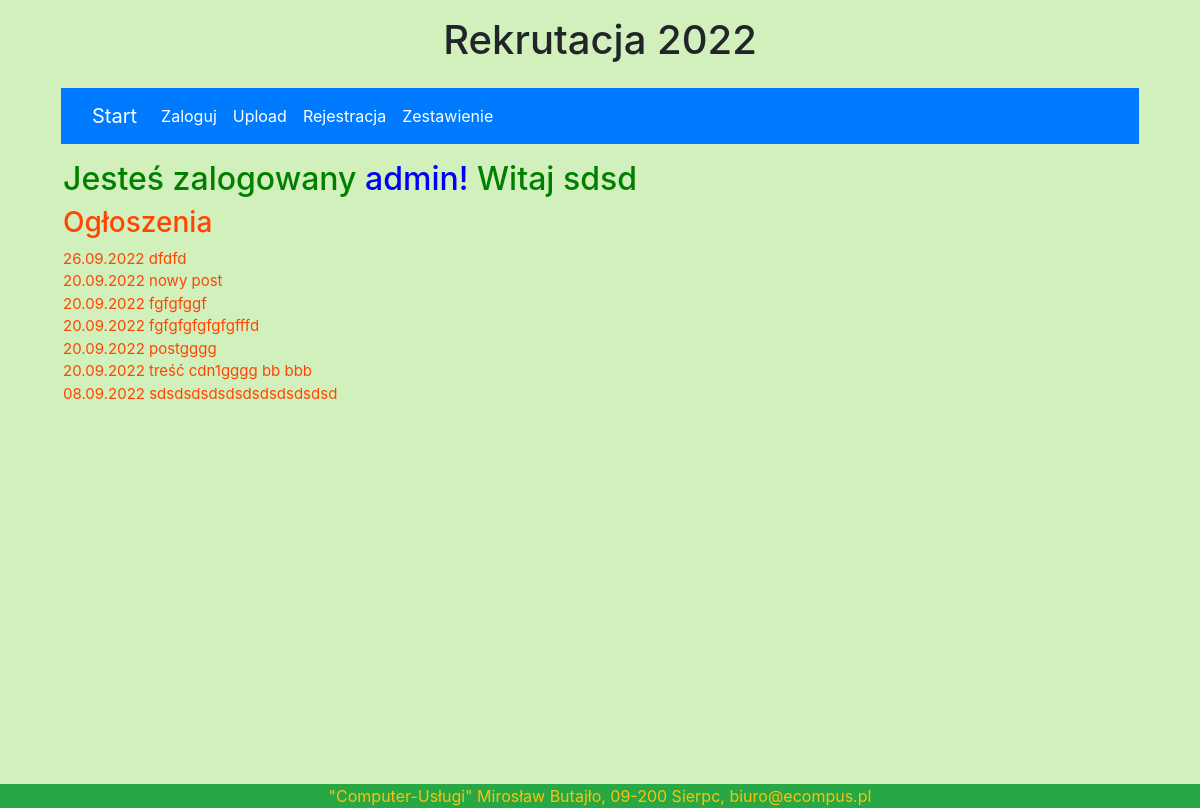
/ogloszenia/ (signed in), run on the app's committed database.
### licznik/models.py (models this page shows, shortened)
class User(AbstractUser):
    class Meta:
        db_table = 'user'
        constraints = [
            models.UniqueConstraint(fields=['username'], name='unique User'),
            models.UniqueConstraint(fields=['pesel'], name='unique pesel'),
            models.UniqueConstraint(fields=['email'], name='unique email')
        ]
    username = models.CharField(max_length=30, unique=True, verbose_name='Nazwa użytkownika',
                                help_text='Unikalna nazwa')
    first_name = models.CharField(max_length=200, help_text='Wymagany', verbose_name='Imię')
    second_name = models.CharField(null=True, blank=True, max_length=10, help_text='Opcja', verbose_name='Drugie imię ')
    last_name = models.CharField(max_length=200, help_text='Wymagany', verbose_name='Nazwisko')
    pesel = models.CharField(max_length=11, unique=True, validators=[
        MinLengthValidator(11), MaxLengthValidator(11), f_pesel], help_text='Wymagany')
    email = models.EmailField('email adress', unique=True, help_text='Wymagany')

class Post(models.Model):
    title = models.CharField(max_length=255)
    text = models.CharField(max_length=255)
    date = models.DateField(default=timezone.now, verbose_name='Data wpisu')

### licznik/views.py (the view)
# urls.py: path('ogloszenia/', views.readposts, name="readposts-page"),
@login_required(login_url='/login/')
def readposts(request):
    user = request.user
    allposts = Post.objects.order_by('-date')
    return render(request, 'readposts.html',{'allposts':allposts,'user':user})

### licznik/templates/readposts.html (shortened to what this page needs)
{% extends 'base.html' %}
{%block content %}
<div class="niezalogowany">
    <h2>Jesteś zalogowany <font color="blue"> {{ user.username }}! </font>Witaj {{ user.first_name}}</h2>
</div>
<div class="niezalogowany_red">
    <h3>Ogłoszenia</h3>
    {% for post in allposts %}
        {{ post.date }}
        {{ post.text }}
    <br>
    {% endfor %}
</div>
{% endblock %}

### licznik/static/style.css (style rules this page uses)
.niezalogowany { color: green; font-size: 15px; padding-left: 18px; }
.niezalogowany_red { color: orangered; font-size: 15px; padding-left: 18px; }
.bgpage { background-color: #d1f0bb; }

### data on the page
User: username "admin", first_name "sdsd"
Post: date "26.09.2022", text "dfdfd"
Post: date "20.09.2022", text "nowy post"
Post: date "20.09.2022", text "fgfgfggf"
Post: date "20.09.2022", text "fgfgfgfgfgfgfffd"
Post: date "20.09.2022", text "postgggg"
Post: date "20.09.2022", text "treść cdn1gggg bb bbb"
Post: date "08.09.2022", text "sdsdsdsdsdsdsdsdsdsdsd"
